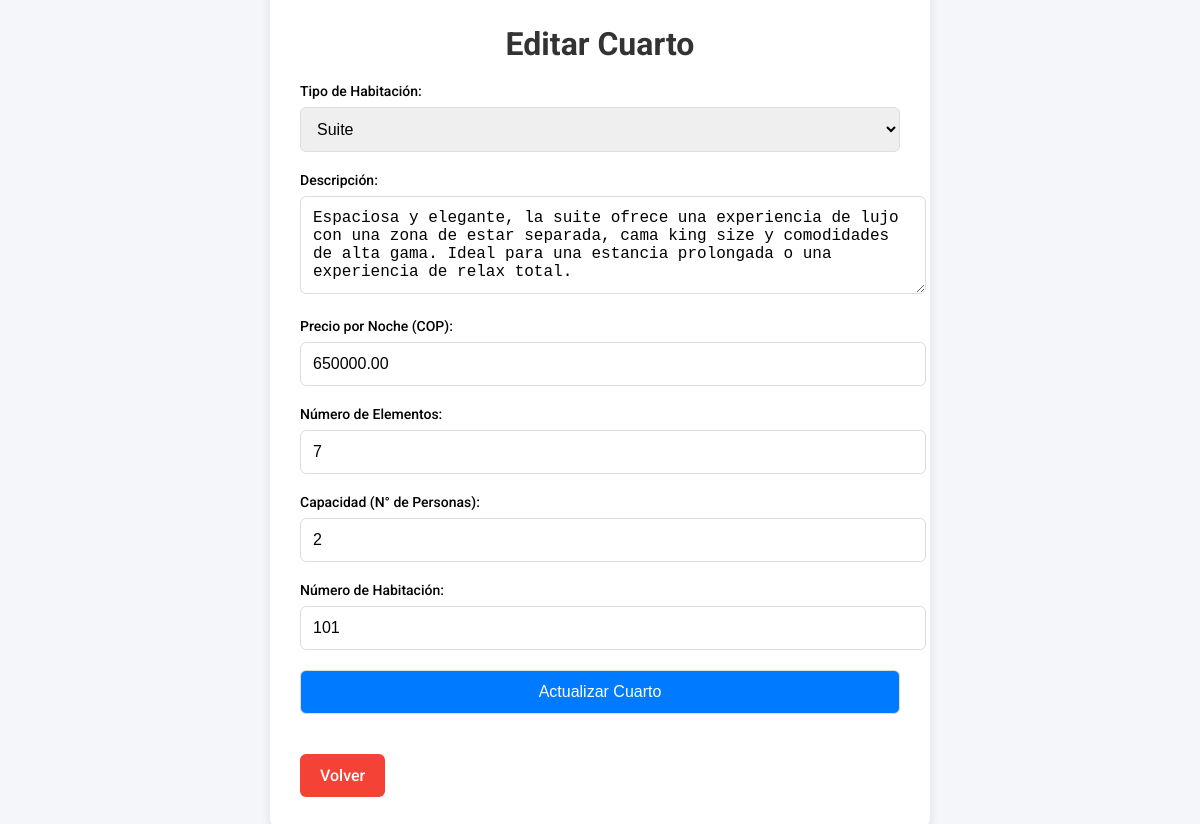
Screenshot of /crearCuenta/empleados/RolEmpleado/login/editar.php?id=1 with the database file from the repository.
### tables this page shows
CREATE TABLE `cuartos` (
  `id` int(11) NOT NULL,
  `tipo_habitacion` varchar(255) NOT NULL,
  `descripcion` text NOT NULL,
  `precio` decimal(10,2) NOT NULL,
  `numero_elementos` int(11) NOT NULL,
  `capacidad` int(11) NOT NULL,
  `numero_habitacion` int(11) NOT NULL,
  `fecha_creacion` timestamp NOT NULL DEFAULT current_timestamp()
);

### crearCuenta/empleados/RolEmpleado/login/editar.php (the view, shortened to what this page needs)
<?php
$servername = "localhost";
$username = "root";
$password = "";
$dbname = "hotel_pijao_del_sol";
$conn = new mysqli($servername, $username, $password, $dbname);
if (isset($_GET['id'])) {
    $id = $_GET['id'];
    $sql = "SELECT * FROM cuartos WHERE id = $id";
    $result = $conn->query($sql);
    $row = $result->fetch_assoc();
} else {
    die("Error: ID no proporcionado.");
}
?>
<!DOCTYPE html>
<html lang="es">
<head>
</head>
<body>
    <div class="container">
        <h1>Editar Cuarto</h1>
        <form method="POST" action="">
            <div class="form-group">
                <label for="tipo_habitacion">Tipo de Habitación:</label>
                <select name="tipo_habitacion" id="tipo_habitacion" required>
                    <option value="Suite" <?php echo ($row['tipo_habitacion'] == 'Suite') ? 'selected' : ''; ?>>Suite</option>
                </select>
            </div>
            <div class="form-group">
                <label for="descripcion">Descripción:</label>
                <textarea name="descripcion" id="descripcion" rows="4" required><?php echo $row['descripcion']; ?></textarea>
            </div>
            <div class="form-group">
                <label for="precio">Precio por Noche (COP):</label>
                <input type="number" step="0.01" name="precio" id="precio" value="<?php echo $row['precio']; ?>" required>
            </div>
            <div class="form-group">
                <label for="numero_elementos">Número de Elementos:</label>
                <input type="number" name="numero_elementos" id="numero_elementos" value="<?php echo $row['numero_elementos']; ?>" required>
            </div>
            <div class="form-group">
                <label for="capacidad">Capacidad (N° de Personas):</label>
                <input type="number" name="capacidad" id="capacidad" value="<?php echo $row['capacidad']; ?>" required>
            </div>
            <div class="form-group">
                <label for="numero_habitacion">Número de Habitación:</label>
                <input type="number" name="numero_habitacion" id="numero_habitacion" value="<?php echo $row['numero_habitacion']; ?>" required>
            </div>
            <button type="submit" name="editarCuarto">Actualizar Cuarto</button>
        </form>
        <a href="javascript:history.back()" class="back-btn">Volver</a>
    </div>
</body>
</html>

### crearCuenta/empleados/RolEmpleado/login/editar.php (style rules this page uses)
body { font-family: 'Roboto', sans-serif; margin: 0; padding: 0; background-color: #f4f6f9; display: flex; justify-content: center; align-items: center; height: 100vh; }
h1 { color: #333; text-align: center; margin-bottom: 20px; }
.container { background-color: white; padding: 30px; border-radius: 8px; box-shadow: 0 4px 10px rgba(0, 0, 0, 0.1); max-width: 600px; width: 100%; }
label { font-size: 14px; font-weight: 500; margin-bottom: 8px; display: block; }
input, select, textarea, button { width: 100%; padding: 12px; margin-bottom: 20px; border: 1px solid #ddd; border-radius: 6px; font-size: 16px; }
button { background-color: #007bff; color: white; font-size: 16px; cursor: pointer; transition: background-color 0.3s ease; }
.back-btn { display: inline-block; background-color: #f44336; color: white; padding: 12px 20px; border-radius: 6px; text-decoration: none; text-align: center; margin-top: 20px; font-weight: 500; }

### rows the page displays
cuartos: tipo_habitacion "Suite", descripcion "Espaciosa y elegante, la suite ofrece una experiencia de lujo con una zona de estar separada, cama king size y comodidades de alta gama. Ideal para una estancia prolongada o una experiencia de relax total.", precio "650000.00", numero_elementos "7", capacidad "2", numero_habitacion "101"
